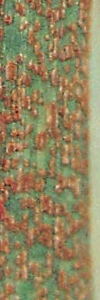
#> input picture haralick-features/resources/dataset/test_dir/1/11.bmp, 100 x 300 px; its folder holds only this picture in this run
$ python glcm_digitization.py   (older library calls are emulated)
#> lines starting #> are read from the running program, lines starting #| are printed output that depends on the picture
### haralick-features/utils.py
class DirCategory:
    def __init__(self, name, low, high):
        self.name = name
        self.low = low
        self.high = high

### haralick-features/glcm_digitization.py
import skimage
import numpy as np
import matplotlib.pyplot as plt
from skimage.feature.texture import graycomatrix, graycoprops
from utils import DirCategory


def calc_component_features(img_component):
    img_component = np.true_divide(img_component, 32)
    img_component = img_component.astype(int)
    glcm = graycomatrix(img_component, [1], [0], levels=8, symmetric=False,
                        normed=True)
    haralick_features = {
        'correlation': graycoprops(glcm, 'correlation')[0, 0],
        'contrast': graycoprops(glcm, 'contrast')[0, 0],
        'homogeneity': graycoprops(glcm, 'homogeneity')[0, 0],
        'energy': graycoprops(glcm, 'energy')[0, 0]
    }
    return haralick_features


def print_image(image):
    row_count = 1
    for img_row in image:
        print(f'row: {row_count}')
        col_count = 1
        for img_col in img_row:
            print(f'{col_count}: {img_col}')
            col_count += 1
        row_count += 1


for dir_category in [
    DirCategory('test_dir', 11, 13),
    DirCategory('train_dir', 1, 11),
    DirCategory('val_dir', 13, 16)
]:
    for img_dir in range(1, 9):
        img_RED_global = []
        img_GREEN_global = []
        img_BLUE_global = []
        for img_name in range(dir_category.low, dir_category.high):
            img_path = f'resources/dataset/{dir_category.name}/{img_dir}/{img_name}.bmp'
            img_new = skimage.io.imread(img_path)
#> img_new is the input picture: shape (300, 100, 3); mean R, G, B 145.8, 132.8, 95.6
            print(img_path)

            img_components = {}

            # RED component
            img_red = img_new[:, :, 0]
            img_RED_global = img_red
            img_components['R'] = calc_component_features(img_red)
#> in calc_component_features, `haralick_features = { 'correlation': graycoprops(glcm, 'correlation')[..`: haralick_features = {'correlation': 0.791, 'contrast': 0.346, 'homogeneity': 0.843, 'energy': 0.406}

            # GREEN component
            img_green = img_new[:, :, 2]
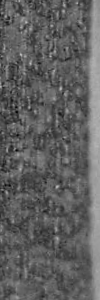
#> img_green: shape (300, 100); min 5, max 189, mean 95.6
            img_GREEN_global = img_green
            img_components['G'] = calc_component_features(img_green)
#> in calc_component_features (call 2), `img_component = img_component.astype(int)`:
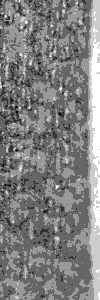
#> img_component: shape (300, 100) int64; min 0, max 5, mean 2.51; drawn with min black and max white
#> in calc_component_features (call 2), `haralick_features = { 'correlation': graycoprops(glcm, 'correlation')[..`: haralick_features = {'correlation': 0.8, 'contrast': 0.299, 'homogeneity': 0.859, 'energy': 0.473}

            # BLUE component
            img_blue = img_new[:, :, 0]
            img_BLUE_global = img_blue
            img_components['B'] = calc_component_features(img_blue)

            # RED-GREEN component
            img_r_g = img_RED_global - img_GREEN_global
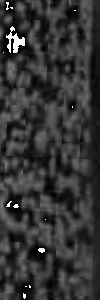
#> img_r_g: shape (300, 100); min 0, max 255, mean 53
            img_components['RG'] = calc_component_features(img_r_g)
#> in calc_component_features (call 4), `img_component = img_component.astype(int)`:
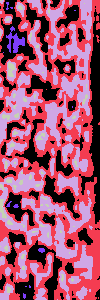
#> img_component: shape (300, 100) int64; 6 distinct labels, from 0 to 7; one colour per label, 0 black
#> in calc_component_features (call 4), `haralick_features = { 'correlation': graycoprops(glcm, 'correlation')[..`: haralick_features = {'correlation': 0.77, 'contrast': 0.488, 'homogeneity': 0.9, 'energy': 0.462}

            # RED-BLUE component
            img_r_b = img_RED_global - img_BLUE_global
#> img_r_b: shape (300, 100); every value is 0
            img_components['RB'] = calc_component_features(img_r_b)
#> in calc_component_features (call 5), `img_component = np.true_divide(img_component, 32)`: img_component: shape (300, 100) float64; every value is 0

            # GREEN-BLUE component
            img_g_b = img_GREEN_global - img_BLUE_global
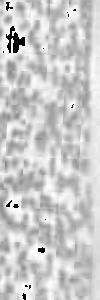
#> img_g_b: shape (300, 100); min 0, max 255, mean 202.5
            img_components['GB'] = calc_component_features(img_g_b)
#> in calc_component_features (call 6), `img_component = img_component.astype(int)`:
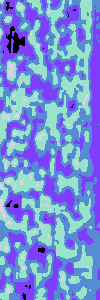
#> img_component: shape (300, 100) int64; 6 distinct labels, from 0 to 7; one colour per label, 0 black
#> in calc_component_features (call 6), `haralick_features = { 'correlation': graycoprops(glcm, 'correlation')[..`: haralick_features = {'correlation': 0.763, 'contrast': 0.537, 'homogeneity': 0.9, 'energy': 0.462}

            preprocessed_image = np.zeros([4, 6])
            comp_index = 0
            for component in img_components.values():
                feature_index = 0
                for key, val in component.items():
                    preprocessed_image[feature_index][comp_index] = val
                    feature_index += 1
                comp_index += 1
#> this loop made 6 passes
#> after the loop, comp_index = 6; preprocessed_image = [[0.791, 0.8, 0.791, 0.77, 1, 0.763], [0.346, 0.299, 0.346, 0.488, 0, 0.537], [0.843, 0.859, 0.843, 0.9, 1, 0.9], [0.406, 0.473, 0.406, 0.462, 1, 0.462]]

            fig = plt.figure(frameon=False)
            fig.set_size_inches(0.06, 0.04)
            ax = plt.Axes(fig, [0., 0., 1., 1.])
            ax.set_axis_off()
            fig.add_axes(ax)
            ax.imshow(preprocessed_image, aspect='auto', cmap='Greys')
            plt.savefig(f'resources/preprocess-digitals/{dir_category.name}/{img_dir}/digital_image-{img_name}.png')
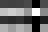
#> figure drawn by matplotlib, 1 panel
#> (the run stopped early here; a loop or call above may not have finished)
